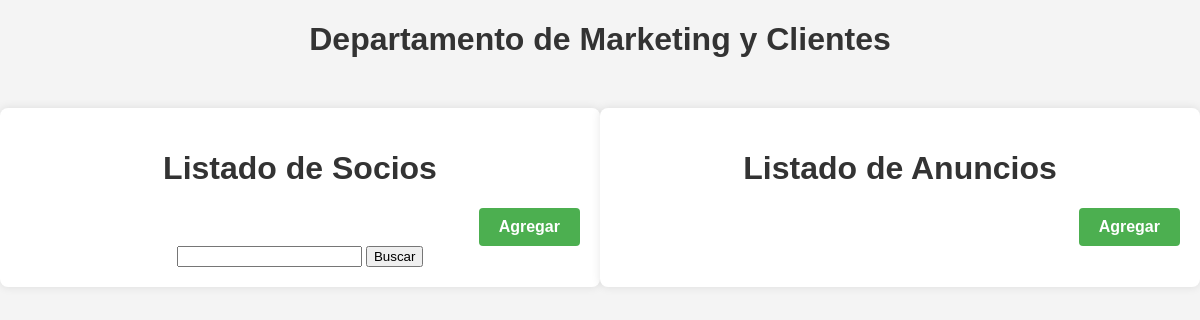
Page /marketing_clientes/ on the earlier database version.
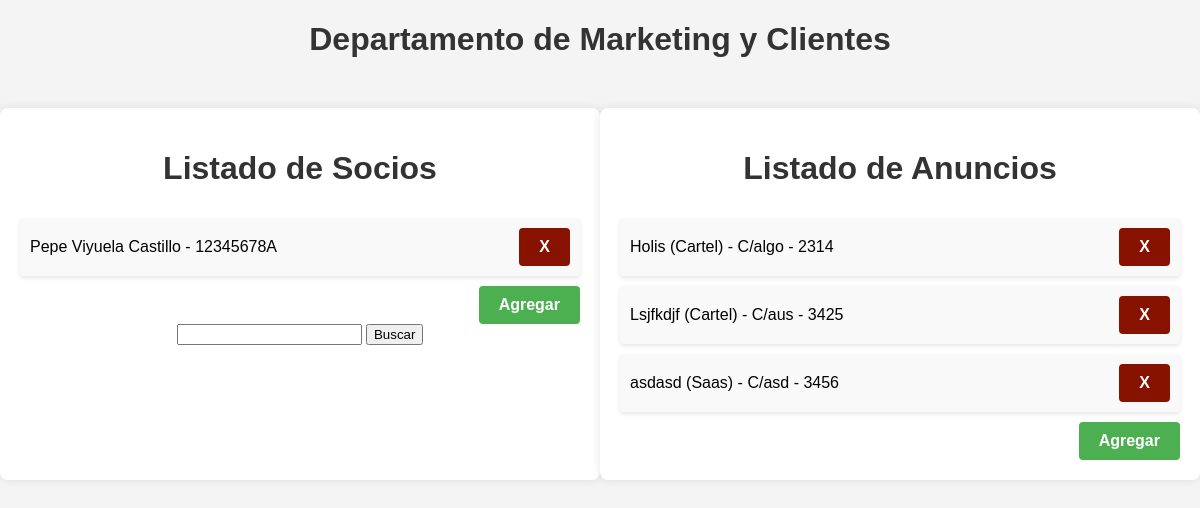
Same page on the later database version.
### app/models.py (models this page shows)
class Socio(models.Model):
    DNIS = models.CharField(max_length=9, primary_key=True)
    NombreS = models.CharField(max_length=20, null=False)
    Apellido1S = models.CharField(max_length=20, null=False)
    Apellido2S = models.CharField(max_length=20, null=False)
    TelefonoS = models.IntegerField(null=False, unique=True)
    E_mailS = models.EmailField(max_length=320, null=False, unique=True)

class Anuncio(models.Model):
    CodigoA = models.CharField(max_length=9, primary_key=True)
    TipoA = models.CharField(max_length=20, null=False)
    DescripcionA = models.CharField(max_length=100, null=False)
    LocalizacionA = models.CharField(max_length=20, null=False, unique=True)
    Producto = models.ManyToManyField(Producto)

### DepMarketing/views.py (the view)
# urls.py: path('', ListaMarketing.as_view(), name= 'ListaMarketing'),
class ListaMarketing(ListView):
    template_name = 'marketing_clientes/lista_marketing.html'
    context_object_name = 'marketing'
    def get_queryset(self):
        socios = Socio.objects.order_by('NombreS')
        anuncios = Anuncio.objects.order_by('CodigoA')
        return {'socios': socios, 'anuncios': anuncios}

### templates/marketing_clientes/lista_marketing.html (shortened to what this page needs)
<!DOCTYPE html>
<html lang="es">
<head>
    <link rel="stylesheet" href="https://cdnjs.cloudflare.com/ajax/libs/font-awesome/5.15.1/css/all.min.css" />
</head>
<body>
    <h1>Departamento de Marketing y Clientes</h1>
    <div class="container">
        <div class="box">
            <h1>Listado de Socios</h1>
            <ul>
                {% for socio in marketing.socios %}
                    <li>
                        <div>{{ socio.NombreS }} {{ socio.Apellido1S }} {{ socio.Apellido2S }} - {{ socio.DNIS }}</div>
                        <div class="button-container">
                            <a class="button delete-button" onclick="confirmDelete('{{ socio.DNIS }}', '/marketing_clientes/eliminar_socio/')">X</a>
                        </div>
                    </li>
                {% endfor %}
            </ul>
            <div class="button-container">
                <a href="agregar_socio" class="button">Agregar</a>
            </div>
            <div>
                <form method="post" action="{% url 'buscar_socio' %}">
                    <input type="text" name="dni" required>
                    <input type="submit" value="Buscar">
                </form>
            </div>
        </div>
        <div class="box">
            <h1>Listado de Anuncios</h1>
            <ul>
                {% for anuncio in marketing.anuncios %}
                    <li>
                        <div>{{ anuncio.DescripcionA }} ({{ anuncio.TipoA }}) - {{ anuncio.LocalizacionA }} - {{ anuncio.CodigoA }}</div>
                        <div class="button-container">
                            <a class="button delete-button" onclick="confirmDelete('{{ anuncio.CodigoA }}', '/marketing_clientes/eliminar_anuncio/')">X</a>
                        </div>
                    </li>
                {% endfor %}
            </ul>
            <div class="button-container">
                <a href="agregar_anuncio" class="button">Agregar</a>
            </div>
        </div>
    </div>
</body>
</html>

### templates/marketing_clientes/lista_marketing.html (style rules this page uses)
body { font-family: 'Arial', sans-serif; margin: 0; padding: 0; box-sizing: border-box; background-color: #f4f4f4; }
.container { display: flex; justify-content: space-around; max-width: 1200px; margin: 50px auto; }
.box { flex: 1; display: flex; flex-direction: column; padding: 20px; background-color: #fff; box-shadow: 0 0 10px rgba(0, 0, 0, 0.1); border-radius: 8px; text-align: center; }
h1 { color: #333; text-align: center; }
ul { list-style: none; padding: 0; margin: 0; }
li { display: flex; justify-content: space-between; align-items: center; margin: 10px 0; padding: 10px; background-color: #f9f9f9; border-radius: 4px; box-shadow: 0 2px 4px rgba(0, 0, 0, 0.1); }
.button-container { display: flex; justify-content: flex-end; align-items: center; }
.button { display: inline-block; margin-left: 10px; padding: 10px 20px; font-size: 16px; font-weight: bold; text-align: center; text-decoration: none; background-color: #4caf50; color: #fff; border-radius: 4px; cursor: pointer; transition: background-color 0.3s ease; }
.button.delete-button { background-color: #871200; color: #fff; border: none; }

Differences in the rows shown:
added Socio: NombreS "Pepe", Apellido1S "Viyuela", Apellido2S "Castillo", DNIS "12345678A"
added Anuncio: DescripcionA "Holis", TipoA "Cartel", LocalizacionA "C/algo", CodigoA "2314"
added Anuncio: DescripcionA "Lsjfkdjf", TipoA "Cartel", LocalizacionA "C/aus", CodigoA "3425"
added Anuncio: DescripcionA "asdasd", TipoA "Saas", LocalizacionA "C/asd", CodigoA "3456"
